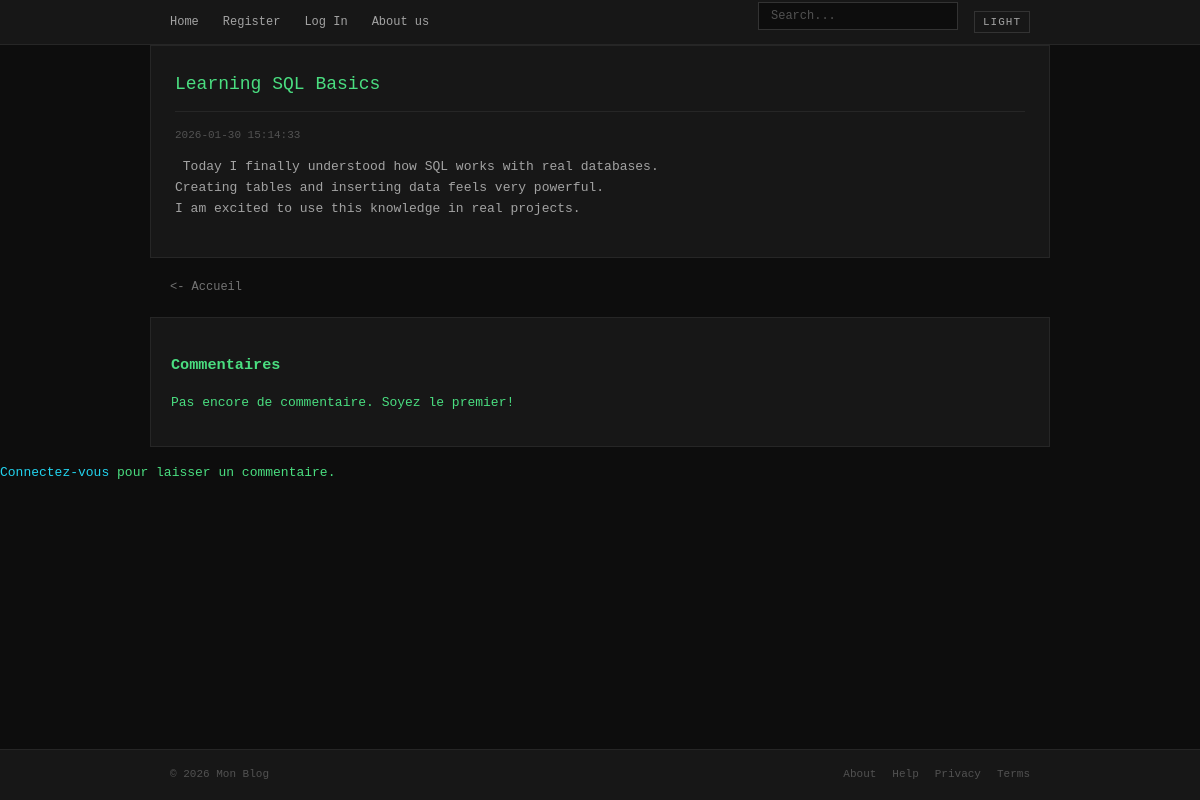
The app's page /?action=post&id=1 with its own data.
### tables this page shows
create table if not exists POSTS (
    POST_ID int auto_increment primary key,
    TITLE varchar(32),
    CONTENT text,
    PUBLISH_DATE datetime default NOW()
);

### index.php (called while the page is built, shortened)
<?php
if (isset($_GET["action"])) {
    $action = $_GET["action"];
} else {
    $action = "default";
}
$file = rout($action);
require_once "app/controllers/" . $file;

### app/models/db.inc.php (called while the page is built)
<?php
function getPdo()
{
    $USERNAME = "admin";
    $PASSWORD = "root";
    $DBNAME = "blog";
    $HOST = "127.0.0.1";
    try {
        $connection = new PDO(
            "mysql:host=$HOST;dbname=$DBNAME",
            $USERNAME,
            $PASSWORD,
        );
        $connection->setAttribute(PDO::ATTR_ERRMODE, PDO::ERRMODE_EXCEPTION);
        return $connection;
    } catch (PDOException $e) {
        die($e);
    }
}

### app/models/post.inc.php (called while the page is built, shortened)
<?php
include_once "db.inc.php";
class Post {
    private PDO $pdo;
    function __construct() { $this->pdo = getPdo(); }
    function getSinglePost($postId) {
        $stmt = $this->pdo->prepare("SELECT POST_ID, TITLE, CONTENT, PUBLISH_DATE FROM POSTS WHERE POST_ID = :postId");
        $stmt->execute([":postId" => $postId]);
        return $stmt->fetch(PDO::FETCH_ASSOC);
    }
}

### app/views/post.view.php (the view)
<div>
    <div id="post">
        <h2> <?= htmlspecialchars($post["TITLE"]) ?> </h2>
        <i> <?= htmlspecialchars($post["PUBLISH_DATE"]) ?> </i>
        <p> <?= htmlspecialchars($post["CONTENT"]) ?> </p>
    </div>
    <a id="back" href="./?action=default"> <- Accueil </a>
</div>

### assets/css/main.css (style rules this page uses)
* { box-sizing: border-box; }
a { color: var(--accent); text-decoration: none; }
.post, #post, #comments, #addComment, #register, #login-view { max-width: 900px; margin: 0 auto; padding: 0 20px; }
#post { background-color: var(--bg-secondary); border: 1px solid var(--border-color); padding: 24px; margin-bottom: 16px; }
#post h2 { margin-top: 0; font-size: 18px; font-weight: normal; color: var(--text-primary); border-bottom: 1px solid var(--border-color); padding-bottom: 12px; }
#post i { font-size: 11px; color: var(--text-dim); font-style: normal; }
#post p { color: var(--text-secondary); white-space: pre-wrap; }
#back { display: block; max-width: 900px; margin: 20px auto; padding: 0 20px; font-size: 12px; color: var(--text-muted); }

### records on screen
posts: TITLE "Learning SQL Basics", PUBLISH_DATE "2026-01-30 15:14:33", CONTENT "Today I finally understood how SQL works with real databases. Creating tables and inserting data feels very powerful. I am excited to use this knowledge in real projects."
